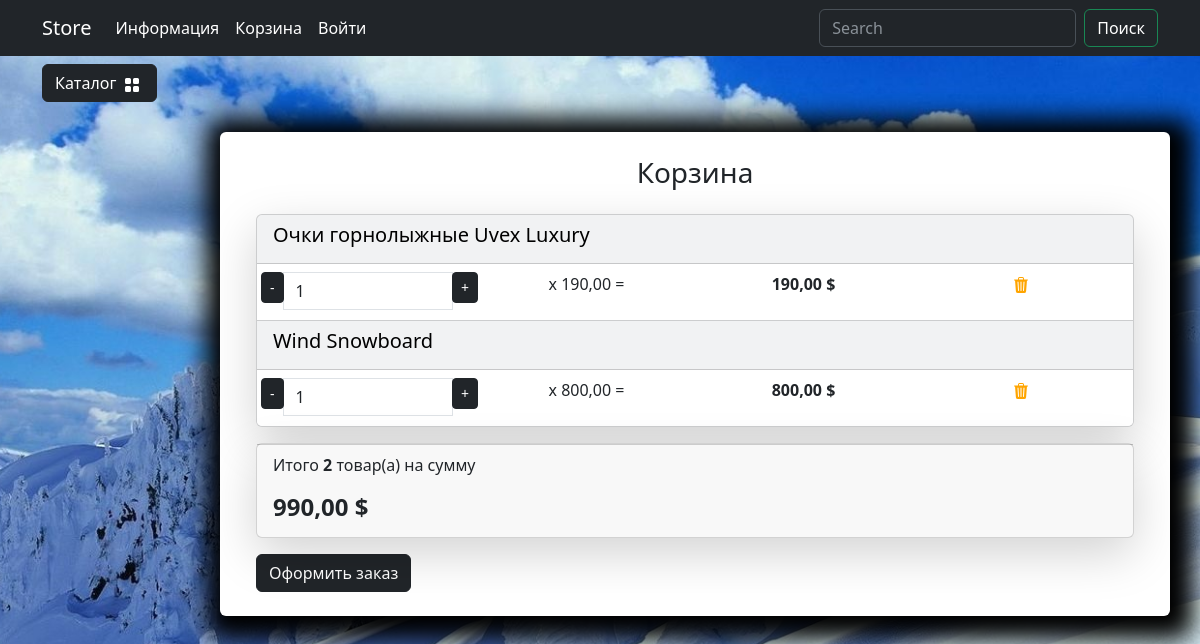
/user/users-cart/, run on the app's committed database.
### carts/models.py (models this page shows, shortened)
class Cart(models.Model):
    user = models.ForeignKey(to=User, on_delete=models.CASCADE, blank=True, null=True, verbose_name='Пользователь')
    product = models.ForeignKey(to=Products, on_delete=models.CASCADE, verbose_name='Товар')
    quantity = models.PositiveSmallIntegerField(default=0, verbose_name='Количество')
    session_key = models.CharField(max_length=32, null=True, blank=True)
    created_timestamp = models.DateTimeField(auto_now_add=True, verbose_name='Дата добавления')
    class Meta:
        db_table = 'cart'
        verbose_name = "Корзина"
        verbose_name_plural = "Корзина"
    objects = CartQueryset().as_manager()
    def products_price(self):
        return round(self.product.sell_price() * self.quantity, 2)

### goods/models.py (models this page shows, shortened)
class Products(models.Model):
    category = models.ForeignKey(to=Categories, on_delete=models.CASCADE, verbose_name='Категория')                # models.ForeignKey(to=Categories-сзяхали с таблицей категории. CASCADE-при удалении категории удалятся все ее товары. PROTECT-категория не удалится,пока есть товары.
    name = models.CharField(max_length=200, unique=True, verbose_name='Название')
    slug = models.SlugField(max_length=220, unique=True, blank=True, null=True, verbose_name='URL')                # Можно без слага. ID каждому товару дается уникальный втоматически.
    description = models.TextField(blank=True, null=True, verbose_name='Описание')                                 # blank=True, null=True,-поле может быть пустым!
    image = models.ImageField(upload_to='goods_images', blank=True, null=True, verbose_name='Изображение')         # upload_to -хде зранить картинки из базы данных.
    price = models.DecimalField(default=0.00, max_digits=7, decimal_places=2, verbose_name='Цена')                 # модель поля DecimalField - с плавающей точкой
    discount = models.DecimalField(default=0.00, max_digits=4, decimal_places=2, verbose_name='Скидка в %')
    quantity = models.PositiveIntegerField(default=0, verbose_name='Количество')                                   # модель поля PositiveIntegerField-положительные целые
    class Meta:
        db_table = 'product'
        verbose_name = 'Продукт'
        verbose_name_plural = 'Продукты'
        ordering = ("id",)                   # кортеж. товары сортируются по id
    def sell_price(self):                                                   # высчитывает стоимость товара.
        if self.discount:
            return round(self.price - self.price*self.discount/100, 2)      # если товар имеет скидку цена- скидка
        return self.price

### users/views.py (the view)
# urls.py: path('users-cart/', views.users_cart, name='users_cart'),
def users_cart(request):
    return render(request, 'users/users_cart.html')

### carts/models.py (called while the page is built)
    def total_price(self):
        return sum(cart.products_price() for cart in self)

    def total_quantity(self):
        if self:
            return sum(cart.quantity for cart in self)
        return 0

### carts/templatetags/carts_tags.py (called while the page is built)
@register.simple_tag()
def user_carts(request):
    return get_user_carts(request)

### carts/utils.py (called while the page is built)
def get_user_carts(request):
    if request.user.is_authenticated:
        return Cart.objects.filter(user=request.user).select_related('product')
    if not request.session.session_key:
        request.session.create()
    return Cart.objects.filter(session_key=request.session.session_key).select_related('product')

### goods/templatetags/goods_tags.py (called while the page is built)
@register.simple_tag()                  # декоротов в котором используется метод симпл тег, чтоб зарегестрировать функцию, которая будет работать в html, как шаблонный тег
def tag_categories():                   #  Функция, которая возвращает категории(кверисетом из БД). Можно получать инфу из БД по шаблонному тегу в обход контролеров
    return Categories.objects.all()

### users/templates/users/users_cart.html
{% extends "base.html" %}
{% load static %}
{% load carts_tags %}
{% block content %}
{% user_carts request as carts %}
<div class="row">
    <div class="container mt-5">
        <div class="row justify-content-center">
            <div class=" bg-white p-4 mb-4 mx-2 rounded custom-shadow">
                <h3 class="text-center mb-4">Корзина</h3>
                <div class="container" id="cart-items-container">
                    {% include "carts/includes/included_cart.html" %}
                </div>
            </div>
        </div>
    </div>
</div>
{% endblock  %}

### carts/templates/carts/includes/included_cart.html (shortened to what this page needs)
{% load static %}
<div class="card mb-3 text-bg-light shadow-lg">
    {% for cart in carts %}
        <div class="card-header">
            <h5 class="card-title">{{ cart.product.name }}</h5>
        </div>
        <ul class="list-group list-group-flush">
            <li class="list-group-item">
                <div class="row text-center">
                    <div class="col p-0">
                        <div class="input-group">
                            <span class="input-group-btn">
                                <button type="button" class="btn btn-dark btn-sm decrement"
                                    data-cart-id="{{ cart.id }}"
                                    data-cart-change-url="{% url "cart:cart_change" %}">
                                    -</button>
                            </span>
                            <input type="text" class="form-control number" value="{{ cart.quantity }}"
                                readonly>
                            <span class="input-group-btn">
                                <button type="button" class="btn btn-dark btn-sm increment"
                                    data-cart-id="{{ cart.id }}"
                                    data-cart-change-url="{% url "cart:cart_change" %}">
                                    +</button>
                            </span>
                        </div>
                    </div>
                    <div class="col p-0">
                        <p>x {{ cart.product.sell_price }} = </p>
                    </div>
                    <div class="col p-0"><strong> {{cart.products_price}} $</strong></div>
                    <div class="col p-0">
                        <a href="{% url "cart:cart_remove" %}" class="remove-from-cart"
                        data-cart-id="{{ cart.id }}">
                            <img class="mx-1" src="{% static "deps/icons/trash3-fill.svg" %}"
                                alt="Catalog Icon" width="16" height="16">
                        </a>
                    </div>
                </div>
            </li>
        </ul>
    {% endfor %}
</div>
<div class="card mb-3 shadow-lg">
    <div class="card-footer">
        <p class="float-left">Итого <strong>{{ carts.total_quantity }}</strong> товар(а) на сумму</p>
        <h4 class="float-left"><strong>{{ carts.total_price }} $</strong></h4>
    </div>
</div>
{% if carts and not orders%}
<a class="btn btn-dark" href="{% url "orders:create_order" %}">
    Оформить заказ
</a>
{% endif %}

### static/deps/css/my_css.css (style rules this page uses)
body { background-image: url("../images/bg-image.jpg"); background-repeat: no-repeat; background-attachment: fixed; background-position: center center; background-size: cover; height: 100%; }
.custom-shadow { box-shadow: 5px 5px 25px 19px #000000; }

### data on the page
Cart: product.name "Очки горнолыжные Uvex Luxury", quantity "1", product.sell_price "190,00", products_price "190,00", total_quantity "2", total_price "990,00"
Cart: product.name "Wind Snowboard", quantity "1", product.sell_price "800,00", products_price "800,00"
